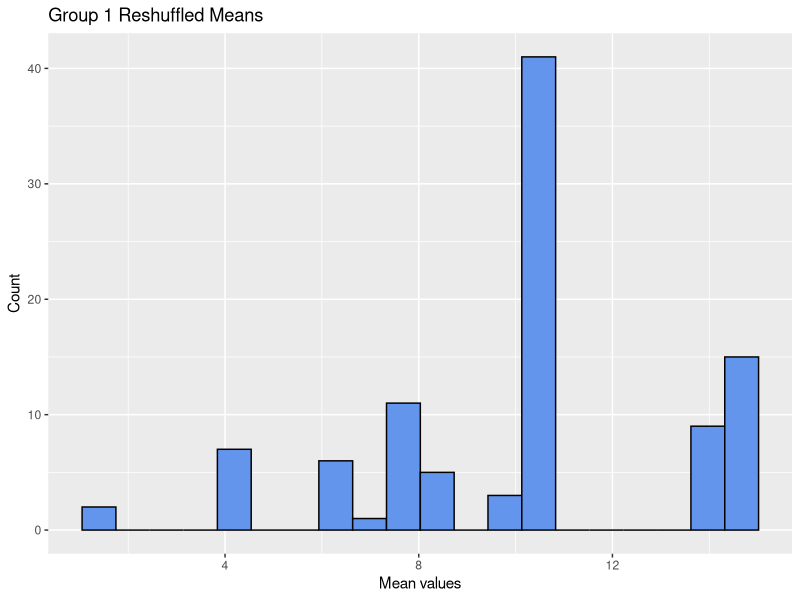
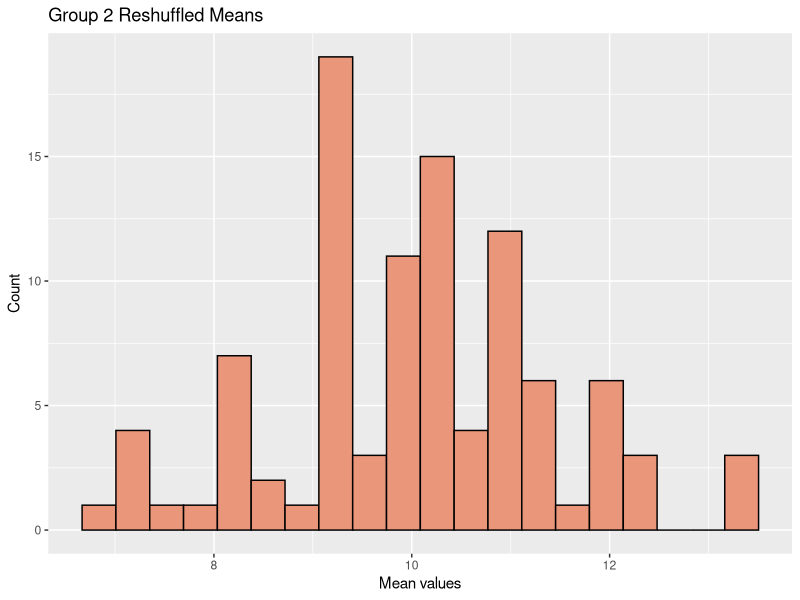
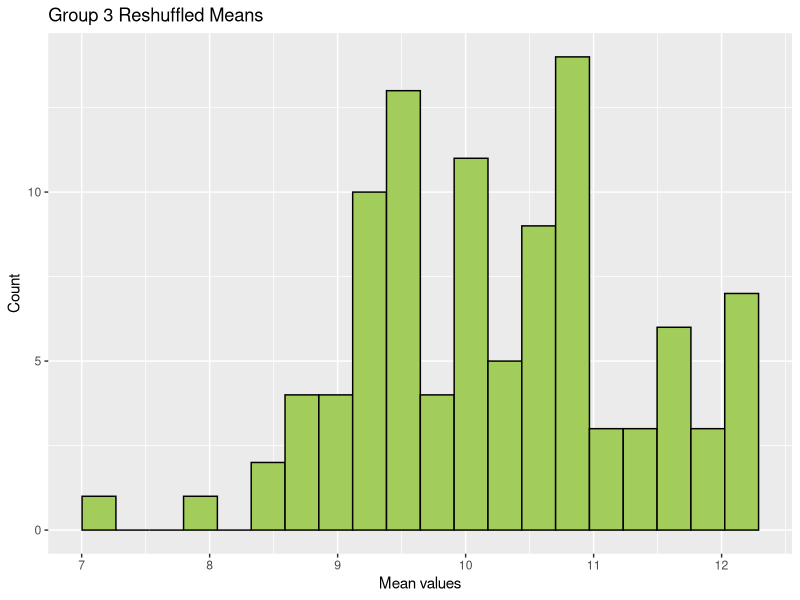

Generate these figures, in order, with R:
# Homework 8
# 3.4.26

# For loops and randomizaton tests
# null-no diff (h0)
# H1 is diff

# randomization tests lecture #21
# use sample to shuffle
# 'read in data' use as backbone


library(ggplot2)
set.seed(1000)

# 1)
times <- 100
n_vec <- sample(0:2, 100, replace = TRUE)

n_sum <- function(n_vec){
  counter <- 0
  for (i in 1:times){
    if(n_vec[i] == 0){
      counter <- counter + 1 
    }
  }
  return(counter) 
}

n_sum(n_vec)

# 2)
sum_zero <- sum(n_vec == 0)
print(sum_zero)

# 3)
mat_func <- function(row=6, col=3){
  mat <- matrix(nrow=row, ncol = col)
  for (i in 1:row){
    for (j in 1:col) {
      mat[i,j] <-j*i
  
    }
  
  }
  return(mat)
} 

mat_func()

# 4)
library(ggplot2)
set.seed(1000)
# a)
group1 <- 2
group2 <- 7
group3 <- 10

groups <- c(rep("group1",2), rep("group2", 7), rep("group3", 10))
print(groups)

z <- c(runif(2) + 1, runif(7) + 6, + runif(10) + 14)
print(z)

df <- data.frame(grouping = groups, res=z)
print(df)

obs_means <- tapply(df$res,df$grouping,mean)###
print(obs_means)

# b)
library(dplyr)
shuffler <- function(df){
  reshuff <- sample(df$res)
  df2 <- data.frame(
    groups = df$grouping,
    response = reshuff
  )
  summary <- df2 |>
    group_by(groups) |>
    summarize(meanResponse = mean(response))

  return(summary$meanResponse)
}
shuffler(df)

# c)
n_run <- 100
df2 <- data.frame(
  rep = 1:n_run,
  group1mean = NA,
  group2mean = NA,
  group3mean = NA

)

for (i in 1:n_run){
  group_means_rep <- shuffler(df)
  df2$group1mean[i] = group_means_rep[1]
  df2$group2mean[i] = group_means_rep[2]
  df2$group3mean[i] = group_means_rep[3]

}

g1 <- data.frame(mean = df2$group1mean)   
g2 <- data.frame(mean = df2$group2mean)
g3 <- data.frame(mean = df2$group3mean)

# d
g1 <- ggplot(data = df2, aes(x = group1mean)) +
  geom_histogram(bins = 20, fill = "cornflowerblue", color = "black") +
  labs(title = "Group 1 Reshuffled Means",
       x = "Mean values",
       y = "Count")
print(g1)

g2 <- ggplot(data = df2, aes(x = group2mean)) +
  geom_histogram(bins = 20, fill = "darksalmon", color = "black") +
  labs(title = "Group 2 Reshuffled Means",
       x = "Mean values",
       y = "Count")
print(g2)

g3 <- ggplot(data = df2, aes(x = group3mean)) +
  geom_histogram(bins = 20, fill = "darkolivegreen3", color = "black") +
  labs(title = "Group 3 Reshuffled Means",
       x = "Mean values",
       y = "Count")
print(g3)
